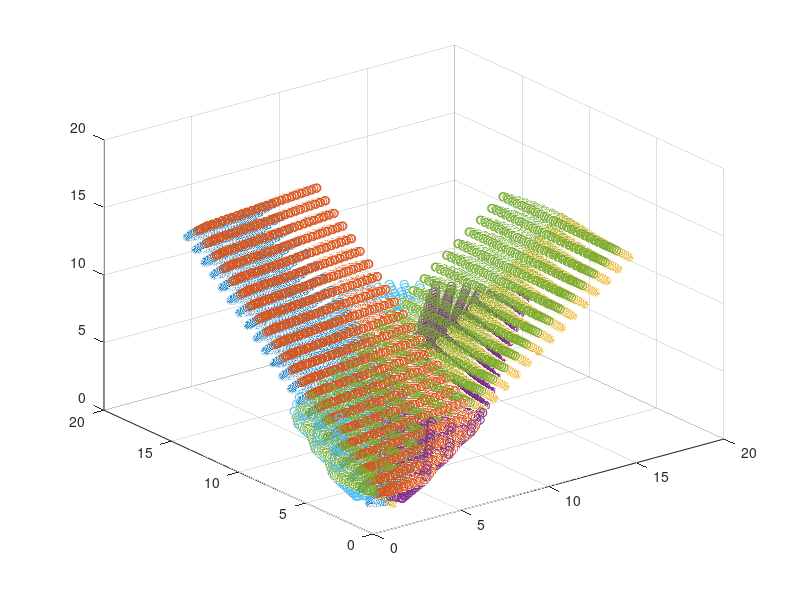

Write the MATLAB code that produced this figure. (Note: this script raises an error after producing the figure.)
close all
clear all
clc

rIn      = 1.5d0
rEnd     = 6.d0
rSamples = 23
rPoints  = floor(rSamples)
rh       = (rEnd-rIn)/(rPoints-1)
rPPoints = [rIn:rh:rEnd];

yIn      = 1.5d0
yEnd     = 15.d0
ySamples = 22
yPoints  = ySamples
yh       = (yEnd-yIn)/(yPoints-1)
yPPoints = [yIn:yh:yEnd];

alphaIn      = 0.d0
alphaEnd     = 90.d0
alphaSamples = 10
alphaPoints  = floor(alphaSamples)
alphah       = (alphaEnd-alphaIn)/(alphaPoints-1)
alphaPPoints = [alphaIn:alphah:alphaEnd];


ii = 1;
R  = [];
for ir=1:rSamples
  for iy=1:ySamples
    for ialpha=1:alphaSamples
      R(ii,1) = rPPoints(ir);
      R(ii,2) = sqrt( (R(ii,1)./2.d0).^2 + yPPoints(iy).^2 + R(ii,1).*yPPoints(iy).*sin(alphaPPoints(ialpha)./180.d0*pi) );
      R(ii,3) = sqrt( (R(ii,1)./2.d0).^2 + yPPoints(iy).^2 - R(ii,1).*yPPoints(iy).*sin(alphaPPoints(ialpha)./180.d0*pi) );
      ii = ii + 1;
    end
  end 
end
size(R)
figure
scatter3(R(:,1),R(:,2),R(:,3))
hold on
scatter3(R(:,1),R(:,3),R(:,2))
scatter3(R(:,2),R(:,1),R(:,3))
scatter3(R(:,2),R(:,3),R(:,1))
scatter3(R(:,3),R(:,1),R(:,2))
scatter3(R(:,3),R(:,2),R(:,1))


NameStr = strcat('./RSampled.csv');
csvwrite(NameStr,[R(:,1),R(:,2),R(:,3)])



RFinal      = [];
AngleFinal  = 120;
RDaje       = [];
ii = 1;
for i=1:NPoints
  for j=1:NPoints
    RFinal = sqrt(Points(i)^2 + Points(j)^2 - 2.0*Points(i)*Points(j)*cos(120.0/180.0*pi));
    %if (RFinal(i,1).^2 < RFinal(i,2).^2 + RFinal(i,3).^2) && (RFinal(i,2).^2 < RFinal(i,1).^2 + RFinal(i,3).^2) && (RFinal(i,3).^2 < RFinal(i,1).^2 + RFinal(i,2).^2)
      RDaje = [RDaje; [Points(i), RFinal, Points(j)]];
    %end
    ii = ii + 1;
  end
end
size(RDaje)

NameStr = strcat('./RSampled.csv');
csvwrite(NameStr,[RDaje(:,1),RDaje(:,2),RDaje(:,3)])



RIn      = 1.55d0
REnd     = [10.d0, 10.d0, 10.d0]
NPoints  = 17;

% h = (REnd-RIn)/(NPoints-1);
% 
% NameStr = strcat('./RSampled.csv');
% ii = 1
% for i=1:NPoints
%   for j=1:i
%     for k=1:j
%       R(ii,1) = RIn + (i-1)*h;
%       R(ii,2) = RIn + (j-1)*h;
%       R(ii,3) = RIn + (k-1)*h;
%       ii      = ii+1;
%       csvwrite(NameStr,[R(:,1),R(:,2),R(:,3)])
%     end
%   end
% end
% size(R,1)
% figure
% scatter3(R(:,1),R(:,2),R(:,3))


NSamples   = 10000;
RIn        = 1.5d0;
REnd       = 10.d0;
Samples    = lhsdesign(NSamples,3);
RFinal     = Samples      .* (REnd-RIn)   + RIn;
AngleFinal = Samples(:,2) .* (180.0-35.0) + 35.0;
RDaje  = [];
for i=1:NSamples
  RFinal(i,2) = sqrt(RFinal(i,1)^2 + RFinal(i,3)^2 - 2.0*RFinal(i,1)*RFinal(i,3)*cos(AngleFinal(i)/180.0*pi));
  %if (RFinal(i,1).^2 < RFinal(i,2).^2 + RFinal(i,3).^2) && (RFinal(i,2).^2 < RFinal(i,1).^2 + RFinal(i,3).^2) && (RFinal(i,3).^2 < RFinal(i,1).^2 + RFinal(i,2).^2)
    RDaje = [RDaje; RFinal(i,:)];
  %end
end
size(RDaje)
R = RDaje;
figure
scatter3(R(:,1),R(:,2),R(:,3))
hold on
scatter3(R(:,1),R(:,3),R(:,2))
scatter3(R(:,2),R(:,1),R(:,3))
scatter3(R(:,2),R(:,3),R(:,1))
scatter3(R(:,3),R(:,1),R(:,2))
scatter3(R(:,3),R(:,2),R(:,1))

figure(1)
Grp  = ones(size(R,1),1);
gplotmatrix(R,[],Grp)

NameStr = strcat('./RSampled.csv');
csvwrite(NameStr,[RDaje(:,1),RDaje(:,2),RDaje(:,3)])


NSamples = 7000

Samples    = lhsdesign(NSamples,3);
RFinal     = Samples      .* (REnd-RIn)   + RIn;
RDaje  = [];
for i=1:NSamples
  %RFinal(i,2) = sqrt(RFinal(i,1)^2 + RFinal(i,3)^2 - 2.0*RFinal(i,1)*RFinal(i,3)*cos(AngleFinal(i)/180.0*pi));
  if (RFinal(i,1) < RFinal(i,2) + RFinal(i,3)) && (RFinal(i,2) < RFinal(i,1) + RFinal(i,3)) && (RFinal(i,3) < RFinal(i,1) + RFinal(i,2))
    RDaje = [RDaje; RFinal(i,:)];
  end
end
size(RDaje)
R = RDaje;
figure
scatter3(R(:,1),R(:,2),R(:,3))
hold on
scatter3(R(:,1),R(:,3),R(:,2))
scatter3(R(:,2),R(:,1),R(:,3))
scatter3(R(:,2),R(:,3),R(:,1))
scatter3(R(:,3),R(:,1),R(:,2))
scatter3(R(:,3),R(:,2),R(:,1))



% 
% RIn      = 1.5d0
% REnd     = 10.d0
% NSamples = 1000
% 
% RFinal      = [];
% Samples     = lhsdesign(NSamples,2);
% RFinal(:,1) = Samples(:,1)      .* (REnd-RIn)   + RIn;
% RFinal(:,3) = Samples(:,2)      .* (REnd-RIn)   + RIn;
% AngleFinal  = 120;
% RDaje  = [];
% for i=1:NSamples
%   RFinal(i,2) = sqrt(RFinal(i,1)^2 + RFinal(i,3)^2 - 2.0*RFinal(i,1)*RFinal(i,3)*cos(120.0/180.0*pi));
%   if (RFinal(i,1).^2 < RFinal(i,2).^2 + RFinal(i,3).^2) && (RFinal(i,2).^2 < RFinal(i,1).^2 + RFinal(i,3).^2) && (RFinal(i,3).^2 < RFinal(i,1).^2 + RFinal(i,2).^2)
%     RDaje = [RDaje; RFinal(i,:)];
%   end
% end
% size(RDaje)
% 
% NameStr = strcat('./RSampled.csv');
% csvwrite(NameStr,[RDaje(:,1),RDaje(:,2),RDaje(:,3)])




% RIn      = 1.5d0
% REnd     = 10.d0
% NSamples = 81
% 
% NPoints  = floor(sqrt(NSamples))
% h        = (REnd-RIn)/(NPoints-1)
% Points   = [RIn:h:REnd];
% 
% RFinal      = [];
% AngleFinal  = 120;
% RDaje       = [];
% ii = 1;
% for i=1:NPoints
%   for j=1:NPoints
%     RFinal = sqrt(Points(i)^2 + Points(j)^2 - 2.0*Points(i)*Points(j)*cos(120.0/180.0*pi));
%     %if (RFinal(i,1).^2 < RFinal(i,2).^2 + RFinal(i,3).^2) && (RFinal(i,2).^2 < RFinal(i,1).^2 + RFinal(i,3).^2) && (RFinal(i,3).^2 < RFinal(i,1).^2 + RFinal(i,2).^2)
%       RDaje = [RDaje; [Points(i), RFinal, Points(j)]];
%     %end
%     ii = ii + 1;
%   end
% end
% size(RDaje)
% 
% NameStr = strcat('./RSampled.csv');
% csvwrite(NameStr,[RDaje(:,1),RDaje(:,2),RDaje(:,3)])



RIn      = 1.5d0
REnd     = 10.d0
NSamples = 2000

G1Min = 3.0*exp(-10.0);
G1Max = 3.0*exp(-1.5);
G2Min = 3.0*exp(-10.0).^2;
G2Max = 3.0*exp(-1.5).^2;
G3Min = exp(-10.0).^3;
G3Max = exp(-1.5).^3;
G10   = 3.0*exp(-5.0);
G20   = 3.0*exp(-5.0).^2;
G30   = exp(-5.0).^3;
R0    = 5.0;


GSamp      = [];
Samples    = lhsdesign(NSamples,3);
GSamp(:,1) = Samples(:,1)      .* (G1Max-G1Min) + G1Min;
GSamp(:,2) = Samples(:,2)      .* (G2Max-G2Min) + G2Min;
GSamp(:,3) = Samples(:,3)      .* (G3Max-G3Min) + G3Min;

iSample = 1;
iAcc    = 0;
RFinal  = [];
while (size(RFinal,1) < 1000) 
  
  G = GSamp(iSample,:);
  
  options      = optimoptions('fsolve','Display','none','PlotFcn',@optimplotfirstorderopt,'MaxFunctionEvaluations',300);
  f            = @(R) PIP(R,G);
  R00          = [2.0, 8.0, 5.0];
  [RTemp,fval] = fsolve(f,R00);
  %GG           = PIP(RTemp, G)
  if (RTemp(1) <= RTemp(2) + RTemp(3)) && (RTemp(2) <= RTemp(1) + RTemp(3)) && (RTemp(3) <= RTemp(1) + RTemp(2)) && (sum(RTemp>=1.5)==3) &&  (sum(RTemp<=10.0)==3)
    RFinal = [RFinal; RTemp];
    iAcc   = iAcc + 1
  end
  
  iSample = iSample + 1;
end

GFinale = PIP_New(RFinal);
figure(1)
histogram(GFinale(:,1),100)
hold on 
histogram(GSamp(:,1),100)
figure(2)
histogram(GFinale(:,2),100)
hold on 
histogram(GSamp(:,2),100)
figure(3)
histogram(GFinale(:,3),100)
hold on 
histogram(GSamp(:,3),100)

figure
scatter3(RFinal(:,1),RFinal(:,2),RFinal(:,3))